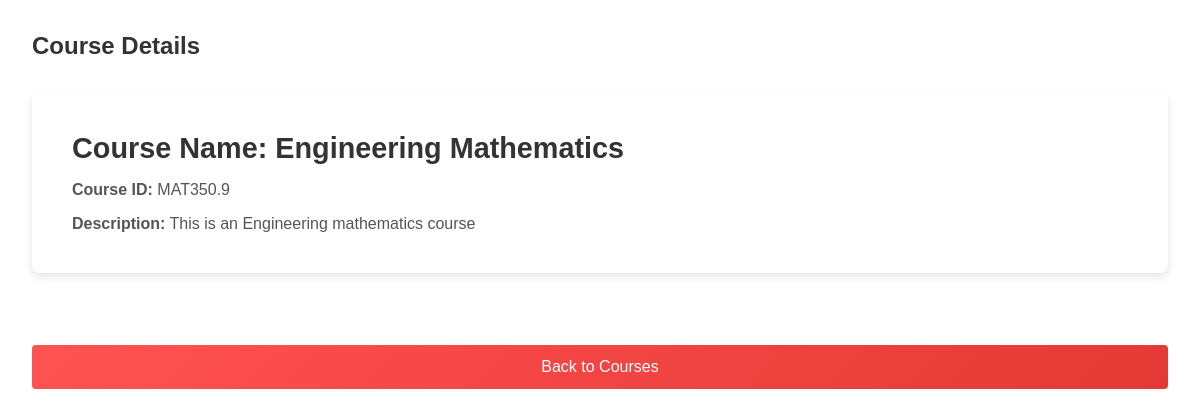
The page /course_modules.php?course_id=MAT350.9 (signed in) on the database as committed earlier.
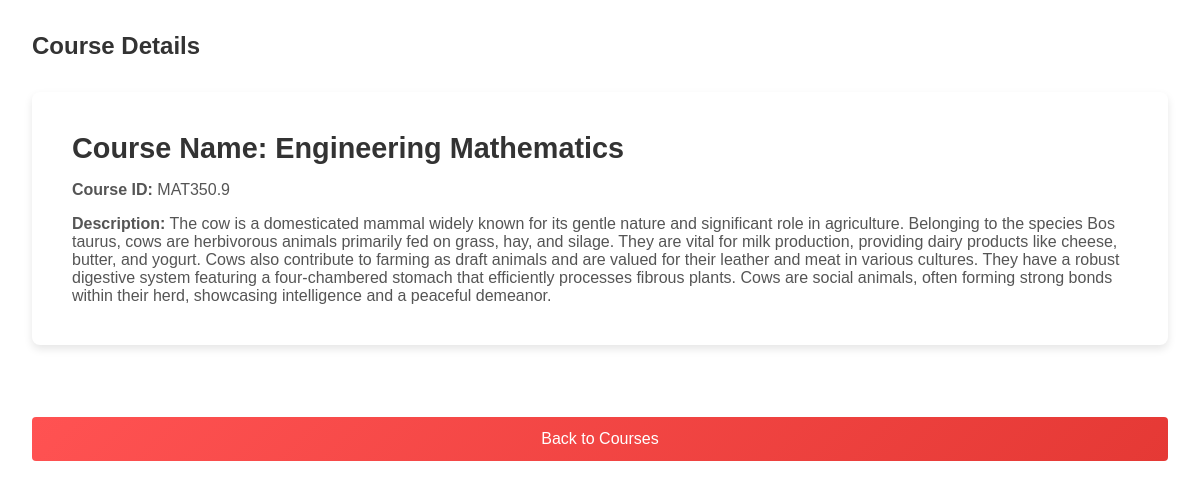
The same page on the database as committed later.
### tables this page shows
CREATE TABLE `course` (
  `Course_Num` int(20) NOT NULL,
  `Course_ID` varchar(20) NOT NULL,
  `CourseName` varchar(50) DEFAULT NULL,
  `Description` longtext NOT NULL,
  `UserID` varchar(50) NOT NULL,
  `Start_Date` date DEFAULT NULL,
  `End_Date` date NOT NULL
);

### course_modules.php (the view, shortened to what this page needs)
<?php
$conn = new mysqli("localhost", "root", "", "learning_platform");
$courseID = $_GET['course_id'];
$courseQuery = "SELECT Course_ID, CourseName, Description FROM Course WHERE Course_ID = ?";
$stmt = $conn->prepare($courseQuery);
$stmt->bind_param("s", $courseID);
$stmt->execute();
$courseResult = $stmt->get_result();
if ($courseResult->num_rows > 0) {
    $course = $courseResult->fetch_assoc();
} else {
    echo "Course not found.";
    exit();
}
?>
<!DOCTYPE html>
<html lang="en">
<head>
    <link rel="stylesheet" href="style.css">
</head>
<body>
    <div class="dashboard-container">
        <main class="content">
            <section id="course-details">
                <h1>Course Details</h1>
                <div class="course-card">
                    <h2>Course Name: <?php echo htmlspecialchars($course['CourseName']); ?></h2>
                    <p><strong>Course ID:</strong> <?php echo htmlspecialchars($course['Course_ID']); ?></p>
                    <p><strong>Description:</strong> <?php echo htmlspecialchars($course['Description']); ?></p>
                </div>
            </section>
            <div class="back-btn-container">
                <a href="show_courses.html">
                    <button class="back-btn"><i class="fas fa-arrow-left"></i> Back to Courses</button>
                </a>
            </div>
        </main>
    </div>
</body>
</html>

Rows that differ between the two databases and show on the page:
changed course "Engineering Mathematics": Description "This is an Engineering mathematics course" → "The cow is a domesticated mammal widely known for its gentle nature and significant role in agriculture. Belonging to the species Bos taurus, cows are herbivorous animals primarily fed on grass, hay, and silage. They are vital for milk production, providing dairy products like cheese, butter, and yogurt. Cows also contribute to farming as draft animals and are valued for their leather and meat in various cultures. They have a robust digestive system featuring a four-chambered stomach that efficiently processes fibrous plants. Cows are social animals, often forming strong bonds within their herd, showcasing intelligence and a peaceful demeanor."
